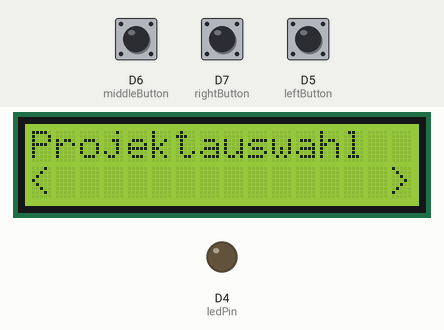
Recording of a sketch running on a simulated ESP8266 (NodeMCU). Parts: 16×2 character LCD, output pins drawn as LEDs (lit = HIGH). The test bench sets the inputs (shaded band); at power-on: D6 (middleButton) HIGH, D7 (rightButton) LOW, D5 (leftButton) LOW. What the sketch prints to the serial monitor is not drawn.

Above: at 1.2 s.
1.3 s: D6 (middleButton) pulled LOW for 0.15 s
At 2.8 s:
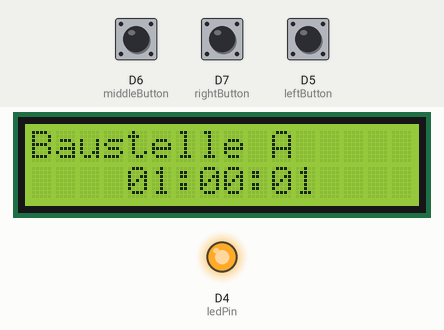
4.4 s: D6 (middleButton) pulled LOW for 1 s
At 5.8 s:
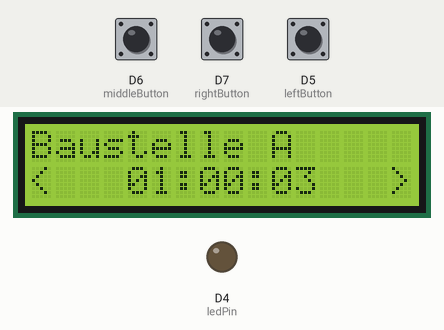
6.9 s: D7 (rightButton) pulled HIGH for 0.15 s
At 7.8 s:
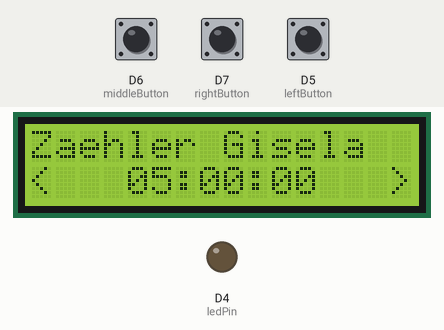
8.5 s: D5 (leftButton) pulled HIGH for 1 s
At 9.3 s:
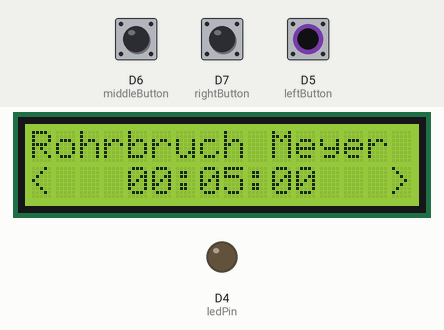
11.0 s: D6 (middleButton) pulled LOW for 0.15 s
At 12.8 s:
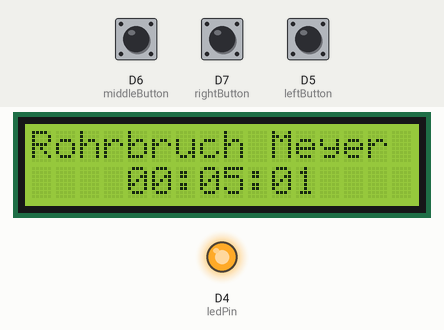
Timing chart, 0 to 14.3 s (numbered marks = the images above; inputs shaded):
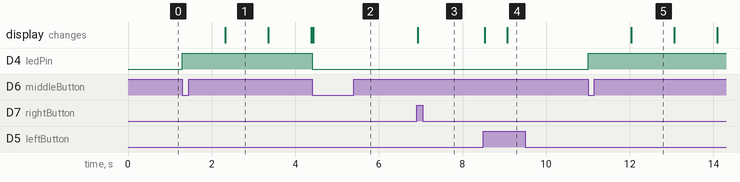

Measured:
- after the input at 1.3 s, D4 (ledPin): LOW → HIGH at once; the display: changes after 1.0 s (image 1)
- after the input at 4.4 s, D4 (ledPin): HIGH → LOW at once; the display: changes at once (image 2)
- after the input at 6.9 s, the display: changes at once (image 3)
- after the input at 8.5 s, the display: first changes at once (image 4 shows a later state)
- after the input at 11.0 s, D4 (ledPin): LOW → HIGH at once; the display: changes after 1.0 s (image 5)
- what the display in image 1 shows lasts 1.1 s, from 2.3 s to 3.4 s

The sketch:

SketchProto.ino
```cpp
#include <LiquidCrystal_I2C.h>
#include <Wire.h>

LiquidCrystal_I2C lcd(0x3F, 16, 2);

const int leftButton = 14;
const int middleButton = 12;
const int rightButton = 13;
const int ledPin = 2;

const char *projects[] = {
  "Rohrbruch Meyer",
  "Baustelle A",
  "Zaehler Gisela"
};
const int projectsCount = sizeof(projects) / sizeof(projects[0]);

int stopwatches[] = { 300, 3600, 18000};
int projectIndex = 1;
int leftButtonState, middleButtonState, rightButtonState;
boolean stopwatchRunning = false;

void handleMiddleButton() {
  Serial.println("middle button interrupt");
  if (stopwatchRunning) {
    stopwatchRunning = false;
    digitalWrite(ledPin, LOW);
    printProject();
  } else {
    stopwatchRunning = true;
    digitalWrite(ledPin, HIGH);
  }
}

void setup() {
  pinMode(leftButton, INPUT);
  pinMode(middleButton, INPUT);
  pinMode(rightButton, INPUT);
  pinMode(ledPin, OUTPUT);
  attachInterrupt(middleButton, handleMiddleButton, FALLING);
  digitalWrite(ledPin, LOW);

  Serial.begin(115200);
  Wire.begin(D2, D1);
  lcd.begin();
  printDisplay("Projektauswahl", "<              >");
}

void printDisplay(String firstLine, String secondLine) {
  lcd.clear();
  lcd.home();
  lcd.print(firstLine);
  lcd.setCursor(0, 1);
  lcd.print(secondLine);
}

void printProject() {
  lcd.clear();
  lcd.home();
  lcd.print(projects[projectIndex]);
  lcd.setCursor(0, 1);


  int hours = stopwatches[projectIndex] / 3600;
  int minutes = (stopwatches[projectIndex] - (hours * 3600)) / 60;
  int seconds = stopwatches[projectIndex] - (hours * 3600 ) - (minutes * 60);

  lcd.print("<   ");
  if (hours / 10 < 1) {
    lcd.print("0");
  }
  lcd.print(hours);
  lcd.print(":");
  if (minutes / 10 < 1) {
    lcd.print("0");
  }
  lcd.print(minutes);
  lcd.print(":");
  if (seconds / 10 < 1) {
    lcd.print("0");
  }
  lcd.print(seconds);
  lcd.print("   >");

}

void printStopwatch() {
  lcd.clear();
  lcd.home();
  lcd.print(projects[projectIndex]);
  lcd.setCursor(0, 1);

  int hours = stopwatches[projectIndex] / 3600;
  int minutes = (stopwatches[projectIndex] - (hours * 3600)) / 60;
  int seconds = stopwatches[projectIndex] - (hours * 3600 ) - (minutes * 60);

  lcd.print("    ");
  if (hours / 10 < 1) {
    lcd.print("0");
  }
  lcd.print(hours);
  lcd.print(":");
  if (minutes / 10 < 1) {
    lcd.print("0");
  }
  lcd.print(minutes);
  lcd.print(":");
  if (seconds / 10 < 1) {
    lcd.print("0");
  }
  lcd.print(seconds);
}


void loop() {
  leftButtonState = digitalRead(leftButton);
  middleButtonState = digitalRead(middleButton);
  rightButtonState = digitalRead(rightButton);

  if (leftButtonState == HIGH && !stopwatchRunning) {
    Serial.println("left");
    projectIndex = (projectIndex - 1 < 0) ? projectsCount-1 : projectIndex -1;
    printProject();
    delay(500);
  } else if (rightButtonState == HIGH && !stopwatchRunning) {
    Serial.println("right");
    projectIndex = (projectIndex + 1 >= projectsCount) ? 0 : projectIndex + 1;
    printProject();
    delay(500);
  }

  if (stopwatchRunning) {
    delay(1000);
    if (stopwatchRunning) {
      stopwatches[projectIndex]++;
      printStopwatch();
    }
  }
}
```
